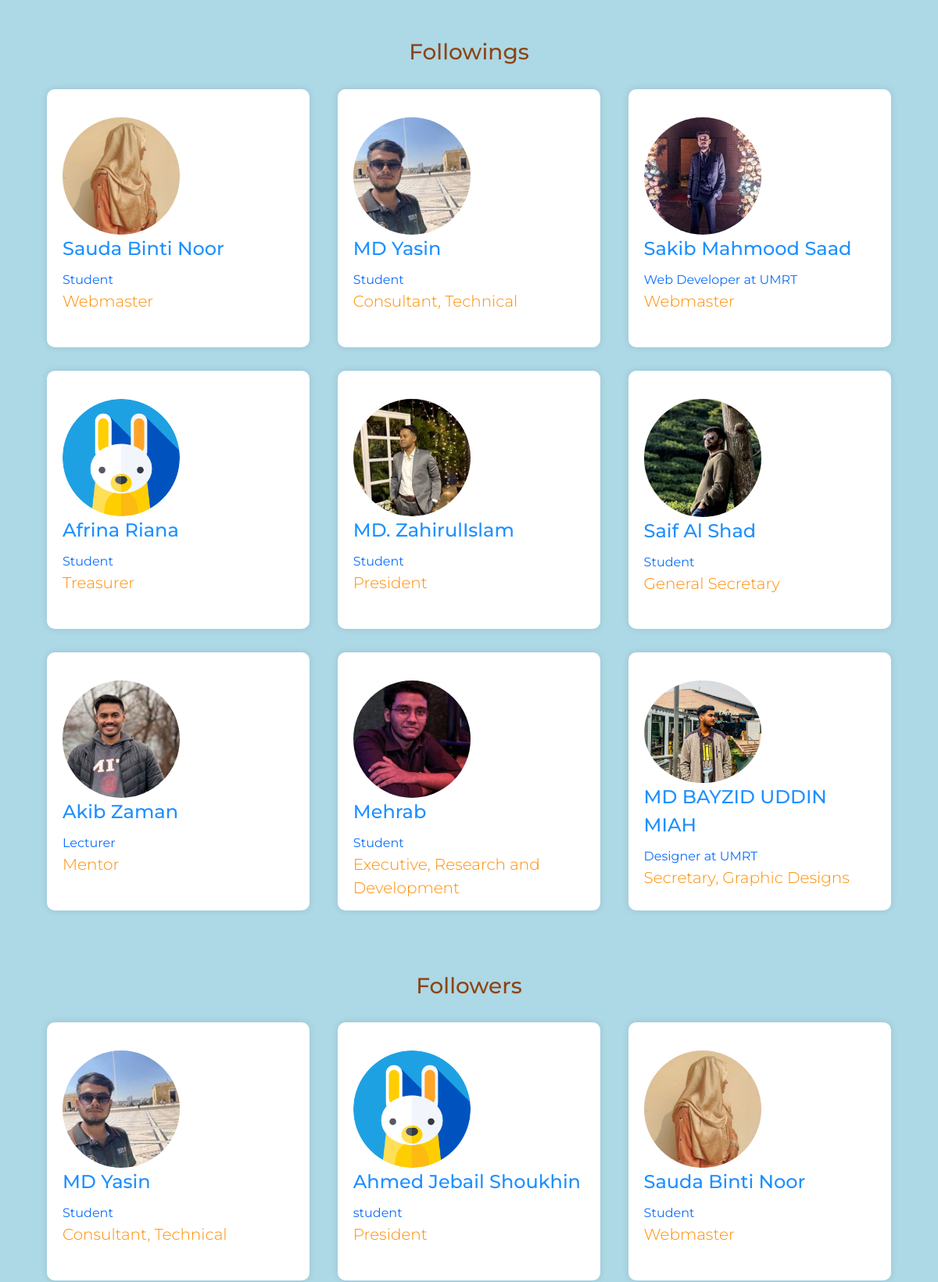
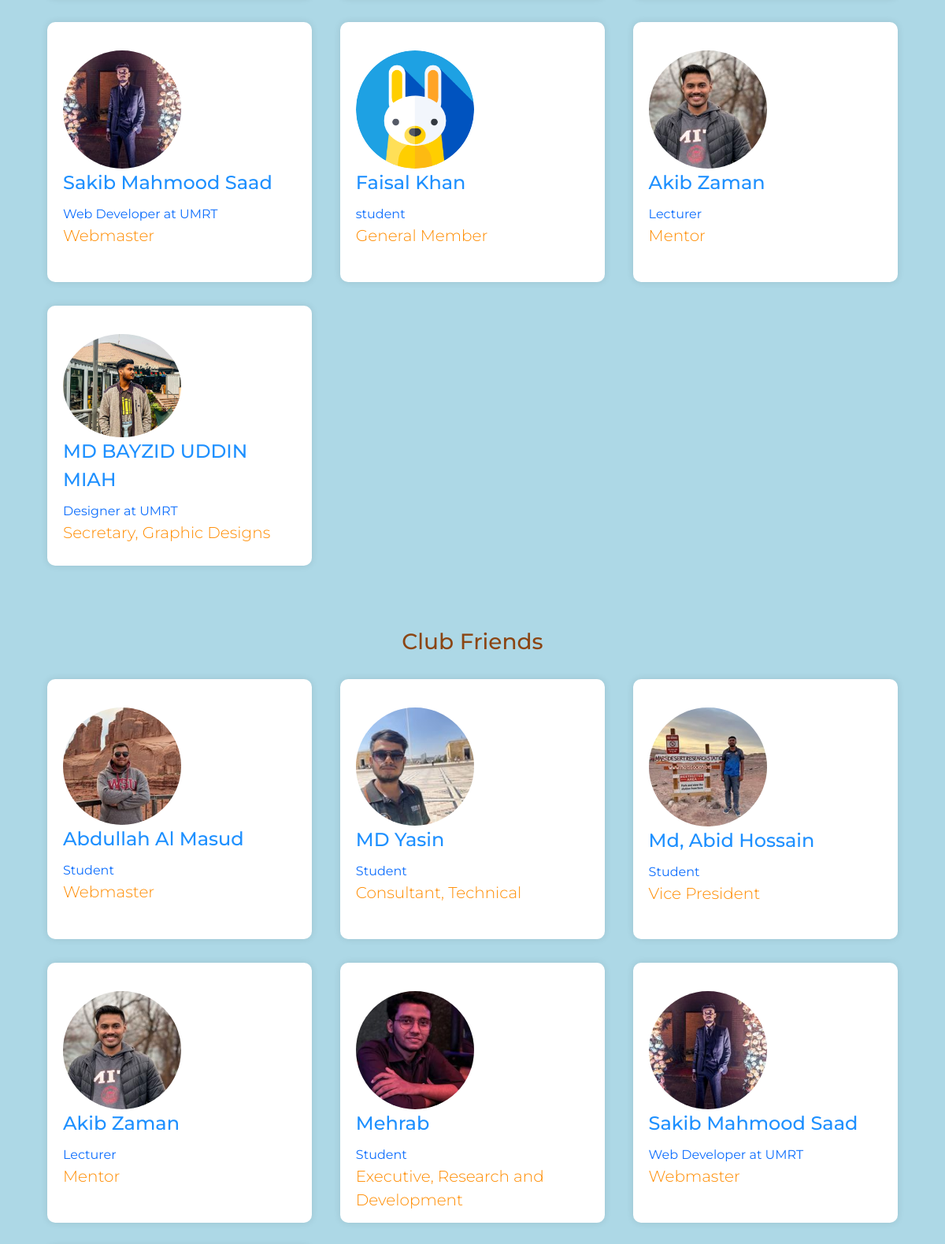
The app's page /friends.php (signed in, upper part) with its own data (2 pictures, top to bottom).
### tables this page shows
CREATE TABLE `person` (
  `id` varchar(20) NOT NULL,
  `name` varchar(100) DEFAULT NULL,
  `email` varchar(100) DEFAULT NULL,
  `address` varchar(100) DEFAULT NULL,
  `phone` varchar(20) DEFAULT NULL,
  `current_work` varchar(50) DEFAULT NULL,
  `dob` date DEFAULT NULL,
  `city` int(11) DEFAULT NULL,
  `country` int(11) DEFAULT NULL,
  `batch` int(11) DEFAULT NULL,
  `passwd` varchar(50) DEFAULT NULL
);

CREATE TABLE `club_position` (
  `id` int(11) NOT NULL,
  `name` varchar(50) DEFAULT NULL
);

### friends.php (the view, shortened to what this page needs)
<?php
    $connect = mysqli_connect(HOST, USER, PASS, DB) or die("Can not connect");
    $id = $_SESSION['user_id'];
    $results = mysqli_query($connect, "SELECT person_id FROM members_info WHERE members_info.club = (SELECT club FROM members_info WHERE person_id = '$id')")
        or die("Can not execute query");
    $friends = [];
    while ($rows = mysqli_fetch_array($results)) {
        extract($rows);
        $friends[] = $person_id;
    }
    $following_query = mysqli_query($connect, "SELECT friend_id from friend WHERE person_id = '$id'")
        or die("Can not execute query");
    $following = [];
    while ($rows = mysqli_fetch_array($following_query)) {
        extract($rows);
        $following[] = $friend_id;
    }
    $followers_query = mysqli_query($connect, "SELECT person_id from friend WHERE friend_id = '$id'")
    or die("Can not execute query");
    $followers = [];
    while ($rows = mysqli_fetch_array($followers_query)) {
        extract($rows);
        $followers[] = $person_id;
    }
?>
<!DOCTYPE html>
<html lang="en">
<head>
    <link href="https://cdn.jsdelivr.net/npm/bootstrap@5.0.0-alpha1/dist/css/bootstrap.min.css" rel="stylesheet">
</head>
<body>
<div id="container">
    <h2>Followings</h2>
    <?php
    foreach ($following as $friend_id) {
        $friend_query = mysqli_query($connect, "SELECT name, phone, email, current_work FROM person WHERE id = '$friend_id'");
        $friend_data = mysqli_fetch_assoc($friend_query);
        $club_position_query = mysqli_query($connect, "SELECT club_position.name FROM club_position WHERE club_position.id = (SELECT members_info.club_position FROM members_info WHERE members_info.person_id = '$friend_id')");
        $club_position_data = mysqli_fetch_assoc($club_position_query);
    ?>
    <a href="user.php?id=<?php echo $friend_id; ?>" class="user">
        <?php
            $profile_picture = 'uploads/' . $friend_id . '.jpg';
            if (!file_exists($profile_picture)) {
                $num = $id % 6;
                $profile_picture = 'assets/avatar/' . $num . '.png';
            }
        ?>
        <img class="rounded-circle mt-3" width="150px" src="<?php echo $profile_picture; ?>">
        <p class="name"><?php echo $friend_data['name']; ?></p>
        <p class="address"><?php echo $friend_data['current_work']; ?></p>
        <p class="location"><?php echo $club_position_data['name']; ?></p>
    </a>
    <?php
    }
    ?>
</div>
<div id="container">
    <h2>Followers</h2>
    <?php
    foreach ($followers as $friend_id) {
        $friend_query = mysqli_query($connect, "SELECT name, phone, email, current_work FROM person WHERE id = '$friend_id'");
        $friend_data = mysqli_fetch_assoc($friend_query);
        $club_position_query = mysqli_query($connect, "SELECT club_position.name FROM club_position WHERE club_position.id = (SELECT members_info.club_position FROM members_info WHERE members_info.person_id = '$friend_id')");
        $club_position_data = mysqli_fetch_assoc($club_position_query);
    ?>
    <a href="user.php?id=<?php echo $friend_id; ?>" class="user">
        <?php
            $profile_picture = 'uploads/' . $friend_id . '.jpg';
            if (!file_exists($profile_picture)) {
                $num = $id % 6;
                $profile_picture = 'assets/avatar/' . $num . '.png';
            }
        ?>
        <img class="rounded-circle mt-3" width="150px" src="<?php echo $profile_picture; ?>">
        <p class="name"><?php echo $friend_data['name']; ?></p>
        <p class="address"><?php echo $friend_data['current_work']; ?></p>
        <p class="location"><?php echo $club_position_data['name']; ?></p>
    </a>
    <?php
    }
    ?>
</div>
<div id="container">
    <h2>Club Friends</h2>
    <?php
    foreach ($friends as $friend_id) {
        if ($friend_id == $id) {
            continue;
        }
        $friend_query = mysqli_query($connect, "SELECT name, phone, email, current_work FROM person WHERE id = '$friend_id'");
        $friend_data = mysqli_fetch_assoc($friend_query);
        $club_position_query = mysqli_query($connect, "SELECT club_position.name FROM club_position WHERE club_position.id = (SELECT members_info.club_position FROM members_info WHERE members_info.person_id = '$friend_id')");
        $club_position_data = mysqli_fetch_assoc($club_position_query);
    ?>
    <a href="user.php?id=<?php echo $friend_id; ?>" class="user">
        <?php
            $profile_picture = 'uploads/' . $friend_id . '.jpg';
        ?>
        <img class="rounded-circle mt-3" width="150px" src="<?php echo $profile_picture; ?>">
        <p class="name"><?php echo $friend_data['name']; ?></p>
        <p class="address"><?php echo $friend_data['current_work']; ?></p>
        <p class="location"><?php echo $club_position_data['name']; ?></p>
    </a>
    <?php
    }
    ?>
</div>
</body>
</html>

### friends.php (style rules this page uses)
body { margin: 0; padding: 0; font-family: 'Montserrat', sans-serif; background-color: #E9EAEA; }
#container { width: 90%; max-width: 1200px; margin: 50px auto; display: flex; flex-wrap: wrap; justify-content: space-between; align-items: flex-start; }
#container h2 { width: 100%; text-align: center; color: #8B4513; font-weight: 500; font-size: 28px; margin-bottom: 30px; }
.user { width: calc(33% - 20px); height: 330px; background-color: #FFF; border-radius: 10px; box-shadow: 0px 0px 10px rgba(0, 0, 0, 0.1); margin-bottom: 30px; padding: 20px; box-sizing: border-box; transition: all 0.3s ease; text-decoration: none; }
.user p { margin: 0; padding: 0; }
.user .name { font-size: 24px; font-weight: 500; color: #1E90FF; margin-bottom: 10px; }
.user .location { font-size: 20px; font-weight: 300; color: #FF8C00; margin-bottom: 5px; }
body { background-color: lightblue; }

### records on screen
person: name "Sauda Binti Noor", current_work "Student"
club_position: name "Webmaster"
person: name "MD Yasin", current_work "Student"
club_position: name "Consultant, Technical"
person: name "Sakib Mahmood Saad", current_work "Web Developer at UMRT"
person: name "Afrina Riana", current_work "Student"
club_position: name "Treasurer"
person: name "MD. ZahirulIslam", current_work "Student"
club_position: name "President"
person: name "Saif Al Shad", current_work "Student"
club_position: name "General Secretary"
person: name "Akib Zaman", current_work "Lecturer"
club_position: name "Mentor"
person: name "Mehrab", current_work "Student"
club_position: name "Executive, Research and Development"
person: name "MD BAYZID UDDIN MIAH", current_work "Designer at UMRT"
club_position: name "Secretary, Graphic Designs"
person: name "Ahmed Jebail Shoukhin", current_work "student"
person: name "Faisal Khan", current_work "student"
club_position: name "General Member"
person: name "Abdullah Al Masud", current_work "Student"
person: name "Md, Abid Hossain", current_work "Student"
club_position: name "Vice President"
